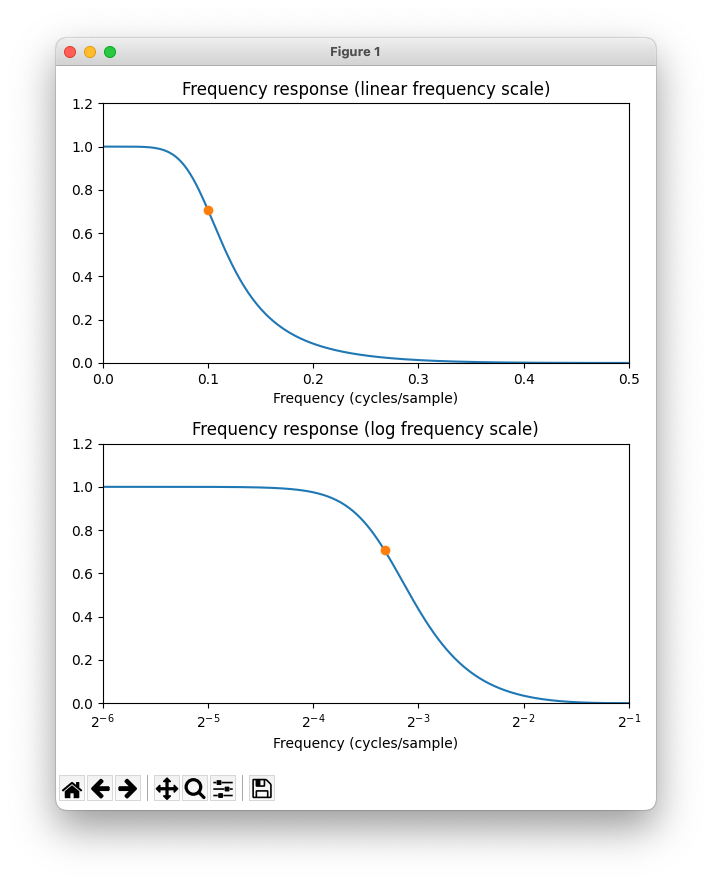

The Python source for this figure:
# frequency_response_demo.py
# Plot frequency response of a filter. 

import numpy as np
from scipy.signal import butter, freqz
import matplotlib
from matplotlib import pyplot

matplotlib.use('TkAgg')
# matplotlib.use('MacOSX')    # Optional if using Mac OSX
print('The matplotlib backend is %s' % matplotlib.get_backend())  # plotting backend


# Create Butterworth filter
ORDER = 3;
fc = 0.1  												# cut-off frequency (cycles/sample)
[b, a] = butter(ORDER, 2 * fc)		# 2 * fc due to 

[om, H] = freqz(b, a)						# frequency response
f = om/(2 * np.pi)							# frequency axis

# Define figure and axes
my_fig = pyplot.figure()
ax1 = my_fig.add_subplot(2, 1, 1)		# axes
ax2 = my_fig.add_subplot(2, 1, 2)			# axes

# Set size of figure
my_fig.set_size_inches((6, 7))  # (width, height)
print('The figure height is', my_fig.get_figheight())
print('The figure width is', my_fig.get_figwidth())

# Graph of frequency response (linear frequency scale)
[g1] = ax1.plot(f, np.abs(H))
g1.set_ydata(np.abs(H))
ax1.set_xlim(0, 0.5)
ax1.set_ylim(0, 1.2)
ax1.set_xlabel('Frequency (cycles/sample)')
ax1.set_title('Frequency response (linear frequency scale)')
[g1c] = ax1.plot(fc, 1/np.sqrt(2))
g1c.set_marker('o')

# Graph of frequency response (log frequency scale)
# [g2] = ax2.semilogx(f, np.abs(H), base = 2)
[g2] = ax2.plot(f, np.abs(H))
g2.set_ydata(np.abs(H))
ax2.set_xscale('log', base = 2)
ax2.set_xlim(0.5**6, 0.5)
ax2.set_ylim(0, 1.2)
ax2.set_xlabel('Frequency (cycles/sample)')
ax2.set_title('Frequency response (log frequency scale)')
[g2c] = ax2.plot(fc, 1/np.sqrt(2))
g2c.set_marker('o')

my_fig.tight_layout()

pyplot.show()
